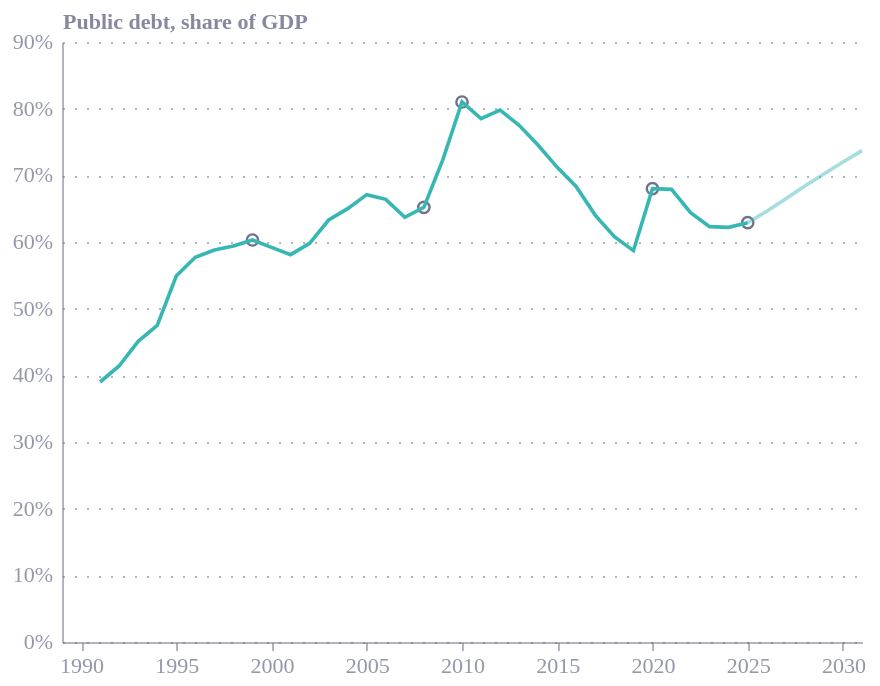

Source (notebook cell):
### Code cell
from pathlib import Path

import altair as alt
import pandas as pd
from ecostyles import EcoStyles

styles = EcoStyles(); styles.register_and_enable_theme()

# ---------- data path: ../data first, else search up the folder tree ----------
FILENAME = "plot1+2_debt-to-gdp_g20.csv"
PATH = Path("../data") / FILENAME
if not PATH.exists():
    PATH = next(
        p for parent in [Path.cwd(), *list(Path.cwd().parents)[:4]]
        for p in parent.rglob(FILENAME)
    )
print("Using:", PATH.resolve())

# ---------- settings ----------
COUNTRY = "Germany"
PROJECTIONS_FROM = 2026        # years from here are IMF projections (lighter line)
GREY = "#676A86"               # labels / markers
EVENT_GREY = "#A9ABBD"         # event rules: quieter than the debt line

# (year, label, which side of the rule the label sits on)
EVENTS = [
    (1914, "WWI",             "left"),
    (1923, "Hyperinflation",  "left"),
    (1939, "WWII",            "left"),
    (1948, "Currency reform", "left"),
    (1990, "Reunification",   "left"),
    (1999, "Euro",            "left"),
    (2008, "GFC",             "right"),
    (2010, "Euro crisis",     "left"),
    (2020, "COVID",           "left"),
    (2025, "Debt brake",      "left"),
]

# ---------- data ----------
raw = pd.read_csv(PATH, na_values="no data")
df = raw[["Year", COUNTRY]].dropna().rename(columns={"Year": "year", COUNTRY: "debt"})
df["year"] = df["year"].astype(int)
df["date"] = pd.to_datetime(df["year"], format="%Y")
df["period"] = df["year"].ge(PROJECTIONS_FROM).map({True: "projection", False: "actual"})
df["series"] = COUNTRY

join = df[df["year"] == PROJECTIONS_FROM - 1].assign(period="projection")
plot_df = pd.concat([df, join], ignore_index=True)

first, last = int(df["year"].min()), int(df["year"].max())
events = pd.DataFrame(EVENTS, columns=["year", "label", "lab_align"])
events = events[events["year"].between(first - 1, last)].copy()
events["date"] = pd.to_datetime(events["year"], format="%Y")
events["ypx"] = 8
events["debt"] = events["year"].map(df.set_index("year")["debt"])   # for markers on the line
ev_pts = events.dropna(subset=["debt"])      # e.g. 1990 has no data point, so no marker
print("Events shown:", events["label"].tolist())

x_start = min(first, int(events["year"].min())) - 1


# ---------- chart ----------
def build(interactive: bool):
    hover = alt.selection_point(
        name="hover", fields=["date"], nearest=True,
        on="mouseover", clear="mouseout", empty=False)

    def show(layer):
        """Interactive: only the hovered event. Static: all events."""
        return layer.transform_filter(hover) if interactive else layer

    ev_rule = show(alt.Chart(events).mark_rule(
        color=EVENT_GREY, strokeDash=[3, 3], strokeWidth=1).encode(x="date:T"))

    def ev_text(align, dx):
        return show(alt.Chart(events[events["lab_align"] == align]).mark_text(
            align=align, dx=dx, fontSize=10, fontWeight="bold", color=GREY).encode(
            x="date:T", y=alt.Y("ypx:Q", scale=None), text="label:N"))

    # small hollow markers on the line: always visible, very quiet
    ev_dots = alt.Chart(ev_pts).mark_point(
        filled=True, fill="white", stroke=GREY, strokeWidth=1.2, size=32).encode(
        x="date:T", y="debt:Q")

    line = alt.Chart(plot_df).mark_line(strokeWidth=1.8).encode(
        x=alt.X(
            "date:T", title=None,
            scale=alt.Scale(domain=[f"{x_start}-01-01", f"{last}-01-01"]),
            axis=alt.Axis(format="%Y", tickCount=alt.TimeIntervalStep(interval="year", step=5)),
        ),
        y=alt.Y(
            "debt:Q", scale=alt.Scale(zero=True),
            title="Public debt, share of GDP",
            axis=alt.Axis(labelExpr="datum.label + '%'"),
        ),
        color=alt.Color("series:N", legend=None),
        opacity=alt.Opacity(
            "period:N", legend=None,
            scale=alt.Scale(domain=["actual", "projection"], range=[1, 0.45]),
        ),
        order="date:T",
    )

    layers = [ev_rule, ev_text("left", 4), ev_text("right", -4), ev_dots, line]

    if interactive:
        # invisible points that pick the nearest event to the cursor
        selector = alt.Chart(events).mark_point(opacity=0).encode(
            x="date:T").add_params(hover)
        # bigger marker + tooltip on the hovered event
        ev_hot = show(alt.Chart(ev_pts).mark_point(
            filled=True, fill=GREY, stroke="white", strokeWidth=1.2, size=90).encode(
            x="date:T", y="debt:Q",
            tooltip=[alt.Tooltip("year:O", title="Year"),
                     alt.Tooltip("debt:Q", title="Debt, % of GDP", format=".1f")]))
        layers += [selector, ev_hot]

    return (
        alt.layer(*layers)
        .properties(width=400, height=300)
        .configure(background="white", font="Circular Std")
        .configure_view(fill="transparent", stroke="transparent")
        .configure_axis(labelColor=GREY, titleColor=GREY))


static, interactive = build(False), build(True)

styles.save(static, path=".", name="germany_debt_to_gdp", svg=True)
static.save("germany_debt_to_gdp.png", scale_factor=2.0)
interactive.save("germany_debt_to_gdp.html")
interactive

### Figure 1 — Vega-Lite specification as saved in the notebook (floating-point values rounded to 4 significant figures)
{"config": {"font": "Circular Std", "text": {"color": "#676A86", "align": "left", "baseline": "middle", "dx": 7, "dy": 0, "fontSize": 11}, "view": {"stroke": "transparent", "continuousWidth": 400, "continuousHeight": 300, "discreteWidth": 400, "discreteHeight": 300, "fill": "transparent"}, "range": {"category": ["#36B7B4", "#E6224B", "#F4C245", "#0063AF", "#00A767", "#179FDB", "#EB5C2E"], "diverging": ["#E6224B", "#E54753", "#C9C9C9", "#179FDB", "#122B39"], "heatmap": ["#C9C9C9", "#179FDB", "#0063AF", "#122B39"], "ordinal": ["#00A767", "#36B7B4", "#179FDB", "#0063AF", "#243B5A"]}, "bar": {"color": "#179fdb"}, "line": {"color": "#e6224b"}, "rule": {"color": "#676A86"}, "area": {"opacity": 0.3}, "point": {"filled": true, "size": 80, "color": "#e6224b", "opacity": 0.95}, "geoshape": {"stroke": "white", "strokeWidth": 0.3}, "rect": {"fill": "#d6d4d4", "opacity": 0.3}, "axis": {"labelColor": "#676A86", "labelFontSize": 11, "labelFont": "Circular Std", "labelOpacity": 0.7, "tickColor": "#676A86", "tickOpacity": 0.5, "domainColor": "#676A86", "domainOpacity": 0.5, "gridColor": "#676A86", "gridDash": [2, 2], "gridOpacity": 0.5, "title": null, "titleColor": "#676A86", "titleOpacity": 0.8, "tickSize": 4}, "axisXDiscrete": {"grid": false, "labelAngle": 0, "tickCount": 10, "tickOpacity": 0.5, "title": null}, "axisYDiscrete": {"ticks": false, "labelPadding": 5}, "axisXTemporal": {"grid": false, "ticks": true}, "axisXQuantitative": {"grid": true}, "axisYQuantitative": {"gridColor": "#676A86", "gridDash": [1, 5], "gridOpacity": 0.5, "ticks": false, "labelPadding": 5, "tickCount": 8, "titleAngle": 0, "titleAlign": "left", "titleBaseline": "bottom", "titleX": 0, "titleY": -5}, "title": {"color": "#676A86E6", "subtitleColor": "#676A86", "font": "Circular Std", "subtitleFont": "Circular Std", "anchor": "start", "fontSize": 14, "subtitleFontSize": 12, "subtitlePadding": 4, "offset": 0, "frame": "group"}, "legend": {"titleColor": "#122b39", "title": null, "labelColor": "#122b39", "labelFontSize": 11}, "background": "white"}, "layer": [{"data": {"name": "data-ec515f9d2c78dd092acbaddb0ec765aa"}, "mark": {"type": "rule", "color": "#A9ABBD", "strokeDash": [3, 3], "strokeWidth": 1}, "encoding": {"x": {"field": "date", "type": "temporal"}}, "transform": [{"filter": {"param": "hover", "empty": false}}]}, {"data": {"name": "data-3937f294b8c9ff401425ab006cbe6244"}, "mark": {"type": "text", "align": "left", "color": "#676A86", "dx": 4, "fontSize": 10, "fontWeight": "bold"}, "encoding": {"text": {"field": "label", "type": "nominal"}, "x": {"field": "date", "type": "temporal"}, "y": {"field": "ypx", "scale": null, "type": "quantitative"}}, "transform": [{"filter": {"param": "hover", "empty": false}}]}, {"data": {"name": "data-6e6d5bed7f6e18d987aaddd6ab02924f"}, "mark": {"type": "text", "align": "right", "color": "#676A86", "dx": -4, "fontSize": 10, "fontWeight": "bold"}, "encoding": {"text": {"field": "label", "type": "nominal"}, "x": {"field": "date", "type": "temporal"}, "y": {"field": "ypx", "scale": null, "type": "quantitative"}}, "transform": [{"filter": {"param": "hover", "empty": false}}]}, {"data": {"name": "data-14fc9229823e3b57ff5c9fdf58f28454"}, "mark": {"type": "point", "fill": "white", "filled": true, "size": 32, "stroke": "#676A86", "strokeWidth": 1.2}, "encoding": {"x": {"field": "date", "type": "temporal"}, "y": {"field": "debt", "type": "quantitative"}}}, {"data": {"name": "data-69b66cfdcea9d653e1176af9c32d9439"}, "mark": {"type": "line", "strokeWidth": 1.8}, "encoding": {"color": {"field": "series", "legend": null, "type": "nominal"}, "opacity": {"field": "period", "legend": null, "scale": {"domain": ["actual", "projection"], "range": [1, 0.45]}, "type": "nominal"}, "order": {"field": "date", "type": "temporal"}, "x": {"axis": {"format": "%Y", "tickCount": {"interval": "year", "step": 5}}, "field": "date", "scale": {"domain": ["1989-01-01", "2031-01-01"]}, "title": null, "type": "temporal"}, "y": {"axis": {"labelExpr": "datum.label + '%'"}, "field": "debt", "scale": {"zero": true}, "title": "Public debt, share of GDP", "type": "quantitative"}}}, {"data": {"name": "data-ec515f9d2c78dd092acbaddb0ec765aa"}, "mark": {"type": "point", "opacity": 0}, "encoding": {"x": {"field": "date", "type": "temporal"}}, "name": "view_6f015ef688a18f40_5"}, {"data": {"name": "data-14fc9229823e3b57ff5c9fdf58f28454"}, "mark": {"type": "point", "fill": "#676A86", "filled": true, "size": 90, "stroke": "white", "strokeWidth": 1.2}, "encoding": {"tooltip": [{"field": "year", "title": "Year", "type": "ordinal"}, {"field": "debt", "format": ".1f", "title": "Debt, % of GDP", "type": "quantitative"}], "x": {"field": "date", "type": "temporal"}, "y": {"field": "debt", "type": "quantitative"}}, "transform": [{"filter": {"param": "hover", "empty": false}}]}], "height": 300, "params": [{"name": "hover", "select": {"type": "point", "clear": "mouseout", "fields": ["date"], "nearest": true, "on": "mouseover"}, "views": ["view_6f015ef688a18f40_5"]}], "width": 400, "$schema": "https://vega.github.io/schema/vega-lite/v6.4.1.json", "datasets": {"data-ec515f9d2c78dd092acbaddb0ec765aa": [{"year": 1990, "label": "Reunification", "lab_align": "left", "date": "1990-01-01T00:00:00", "ypx": 8, "debt": null}, {"year": 1999, "label": "Euro", "lab_align": "left", "date": "1999-01-01T00:00:00", "ypx": 8, "debt": 60.3}, {"year": 2008, "label": "GFC", "lab_align": "right", "date": "2008-01-01T00:00:00", "ypx": 8, "debt": 65.2}, {"year": 2010, "label": "Euro crisis", "lab_align": "left", "date": "2010-01-01T00:00:00", "ypx": 8, "debt": 81.0}, {"year": 2020, "label": "COVID", "lab_align": "left", "date": "2020-01-01T00:00:00", "ypx": 8, "debt": 68.0}, {"year": 2025, "label": "Debt brake", "lab_align": "left", "date": "2025-01-01T00:00:00", "ypx": 8, "debt": 62.9}], "data-3937f294b8c9ff401425ab006cbe6244": [{"year": 1990, "label": "Reunification", "lab_align": "left", "date": "1990-01-01T00:00:00", "ypx": 8, "debt": null}, {"year": 1999, "label": "Euro", "lab_align": "left", "date": "1999-01-01T00:00:00", "ypx": 8, "debt": 60.3}, {"year": 2010, "label": "Euro crisis", "lab_align": "left", "date": "2010-01-01T00:00:00", "ypx": 8, "debt": 81.0}, {"year": 2020, "label": "COVID", "lab_align": "left", "date": "2020-01-01T00:00:00", "ypx": 8, "debt": 68.0}, {"year": 2025, "label": "Debt brake", "lab_align": "left", "date": "2025-01-01T00:00:00", "ypx": 8, "debt": 62.9}], "data-6e6d5bed7f6e18d987aaddd6ab02924f": [{"year": 2008, "label": "GFC", "lab_align": "right", "date": "2008-01-01T00:00:00", "ypx": 8, "debt": 65.2}], "data-14fc9229823e3b57ff5c9fdf58f28454": [{"year": 1999, "label": "Euro", "lab_align": "left", "date": "1999-01-01T00:00:00", "ypx": 8, "debt": 60.3}, {"year": 2008, "label": "GFC", "lab_align": "right", "date": "2008-01-01T00:00:00", "ypx": 8, "debt": 65.2}, {"year": 2010, "label": "Euro crisis", "lab_align": "left", "date": "2010-01-01T00:00:00", "ypx": 8, "debt": 81.0}, {"year": 2020, "label": "COVID", "lab_align": "left", "date": "2020-01-01T00:00:00", "ypx": 8, "debt": 68.0}, {"year": 2025, "label": "Debt brake", "lab_align": "left", "date": "2025-01-01T00:00:00", "ypx": 8, "debt": 62.9}], "data-69b66cfdcea9d653e1176af9c32d9439": [{"year": 1991, "debt": 39.0, "date": "1991-01-01T00:00:00", "period": "actual", "series": "Germany"}, {"year": 1992, "debt": 41.4, "date": "1992-01-01T00:00:00", "period": "actual", "series": "Germany"}, {"year": 1993, "debt": 45.1, "date": "1993-01-01T00:00:00", "period": "actual", "series": "Germany"}, {"year": 1994, "debt": 47.5, "date": "1994-01-01T00:00:00", "period": "actual", "series": "Germany"}, {"year": 1995, "debt": 54.9, "date": "1995-01-01T00:00:00", "period": "actual", "series": "Germany"}, {"year": 1996, "debt": 57.7, "date": "1996-01-01T00:00:00", "period": "actual", "series": "Germany"}, {"year": 1997, "debt": 58.8, "date": "1997-01-01T00:00:00", "period": "actual", "series": "Germany"}, {"year": 1998, "debt": 59.4, "date": "1998-01-01T00:00:00", "period": "actual", "series": "Germany"}, {"year": 1999, "debt": 60.3, "date": "1999-01-01T00:00:00", "period": "actual", "series": "Germany"}, {"year": 2000, "debt": 59.2, "date": "2000-01-01T00:00:00", "period": "actual", "series": "Germany"}, {"year": 2001, "debt": 58.1, "date": "2001-01-01T00:00:00", "period": "actual", "series": "Germany"}, {"year": 2002, "debt": 59.8, "date": "2002-01-01T00:00:00", "period": "actual", "series": "Germany"}, {"year": 2003, "debt": 63.3, "date": "2003-01-01T00:00:00", "period": "actual", "series": "Germany"}, {"year": 2004, "debt": 65.0, "date": "2004-01-01T00:00:00", "period": "actual", "series": "Germany"}, {"year": 2005, "debt": 67.1, "date": "2005-01-01T00:00:00", "period": "actual", "series": "Germany"}, {"year": 2006, "debt": 66.4, "date": "2006-01-01T00:00:00", "period": "actual", "series": "Germany"}, {"year": 2007, "debt": 63.7, "date": "2007-01-01T00:00:00", "period": "actual", "series": "Germany"}, {"year": 2008, "debt": 65.2, "date": "2008-01-01T00:00:00", "period": "actual", "series": "Germany"}, {"year": 2009, "debt": 72.4, "date": "2009-01-01T00:00:00", "period": "actual", "series": "Germany"}, {"year": 2010, "debt": 81.0, "date": "2010-01-01T00:00:00", "period": "actual", "series": "Germany"}, {"year": 2011, "debt": 78.5, "date": "2011-01-01T00:00:00", "period": "actual", "series": "Germany"}, {"year": 2012, "debt": 79.8, "date": "2012-01-01T00:00:00", "period": "actual", "series": "Germany"}, {"year": 2013, "debt": 77.5, "date": "2013-01-01T00:00:00", "period": "actual", "series": "Germany"}, {"year": 2014, "debt": 74.5, "date": "2014-01-01T00:00:00", "period": "actual", "series": "Germany"}, {"year": 2015, "debt": 71.2, "date": "2015-01-01T00:00:00", "period": "actual", "series": "Germany"}, {"year": 2016, "debt": 68.3, "date": "2016-01-01T00:00:00", "period": "actual", "series": "Germany"}, {"year": 2017, "debt": 64.0, "date": "2017-01-01T00:00:00", "period": "actual", "series": "Germany"}, {"year": 2018, "debt": 60.8, "date": "2018-01-01T00:00:00", "period": "actual", "series": "Germany"}, {"year": 2019, "debt": 58.7, "date": "2019-01-01T00:00:00", "period": "actual", "series": "Germany"}, {"year": 2020, "debt": 68.0, "date": "2020-01-01T00:00:00", "period": "actual", "series": "Germany"}, {"year": 2021, "debt": 67.9, "date": "2021-01-01T00:00:00", "period": "actual", "series": "Germany"}, {"year": 2022, "debt": 64.4, "date": "2022-01-01T00:00:00", "period": "actual", "series": "Germany"}, {"year": 2023, "debt": 62.3, "date": "2023-01-01T00:00:00", "period": "actual", "series": "Germany"}, {"year": 2024, "debt": 62.2, "date": "2024-01-01T00:00:00", "period": "actual", "series": "Germany"}, {"year": 2025, "debt": 62.9, "date": "2025-01-01T00:00:00", "period": "actual", "series": "Germany"}, {"year": 2026, "debt": 64.6, "date": "2026-01-01T00:00:00", "period": "projection", "series": "Germany"}, {"year": 2027, "debt": 66.5, "date": "2027-01-01T00:00:00", "period": "projection", "series": "Germany"}, {"year": 2028, "debt": 68.4, "date": "2028-01-01T00:00:00", "period": "projection", "series": "Germany"}, {"year": 2029, "debt": 70.2, "date": "2029-01-01T00:00:00", "period": "projection", "series": "Germany"}, {"year": 2030, "debt": 72.0, "date": "2030-01-01T00:00:00", "period": "projection", "series": "Germany"}, {"year": 2031, "debt": 73.7, "date": "2031-01-01T00:00:00", "period": "projection", "series": "Germany"}, {"year": 2025, "debt": 62.9, "date": "2025-01-01T00:00:00", "period": "projection", "series": "Germany"}]}}
